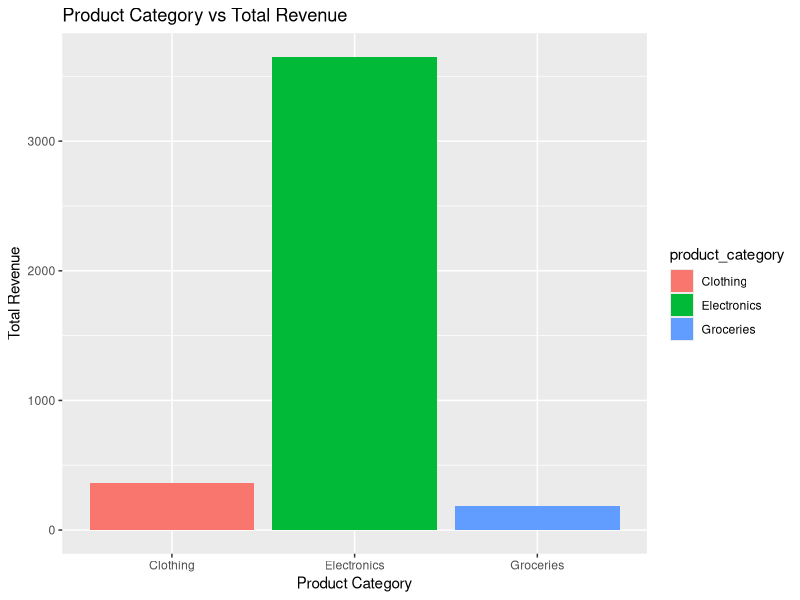
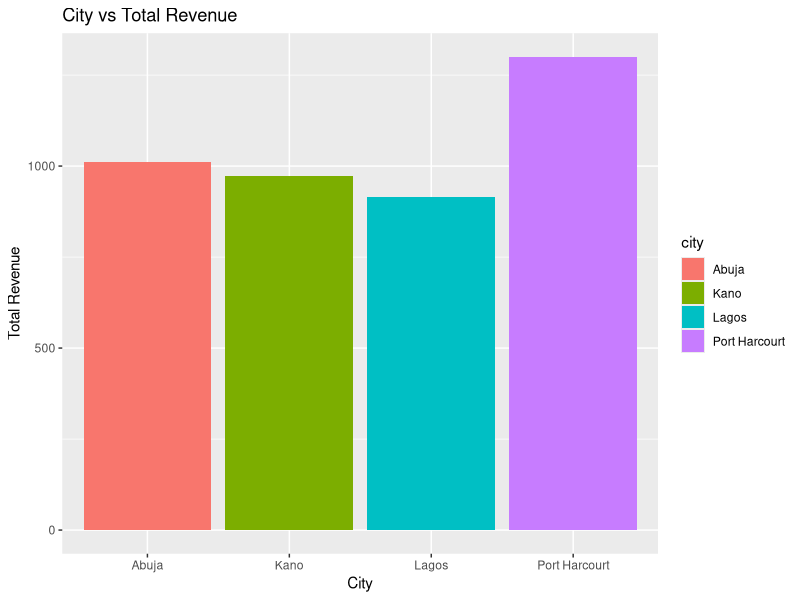
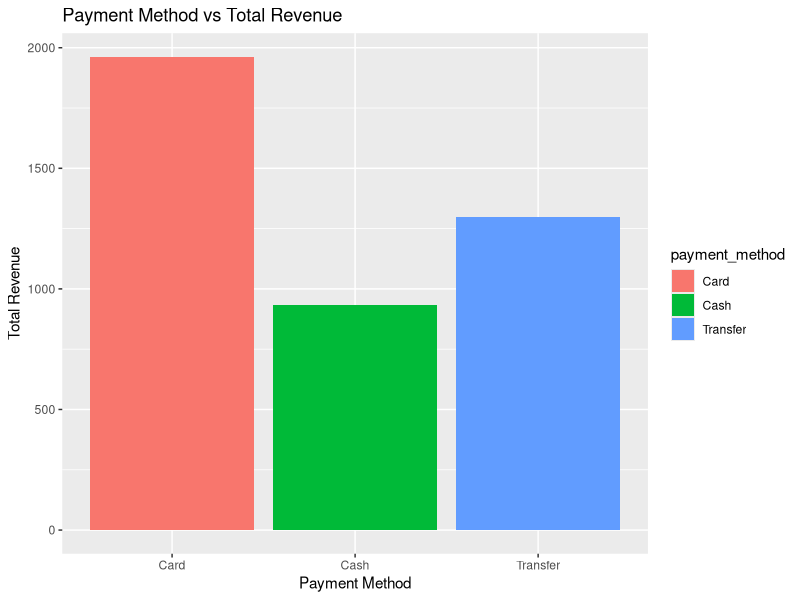

These charts were generated, in order, by the following R code:
# Load Libraries 
library(tidyverse)
library(ggplot2)

# Create a dataset called: customer_orders.
customer_orders <- tibble(
  customer_id = c("C101", "C102", "C103", "C104", "C105", "C106", "C107", "C108", "C109", "C110"),
  product_category = c("Electronics", "Clothing", "Groceries", "Electronics", "Clothing", "Groceries", "Electronics", "Clothing", "Groceries", "Electronics"),
  payment_method = c("Card", "Cash", "Card", "Transfer", "Card", "Cash", "Card", "Transfer", "Card", "Cash"),
  city = c("Lagos", "Abuja", "Lagos", "Port Harcourt", "Abuja", "Lagos", "Kano", "Port Harcourt", "Kano", "Abuja"),
  quantity = c(1, 3, 5, 2, 4, 8, 1, 2, 6, 1),
  unit_price = c(800, 40, 10, 600, 35, 8, 900, 50, 12, 750)
)
customer_orders

# Create a new column: total_revenue = quantity × unit_price
customer_orders <- customer_orders %>%
  mutate(
    total_revenue = quantity * unit_price
  )
customer_orders

# Convert these columns into factors: product_category, payment_method and city
customer_orders <- customer_orders %>%
  mutate(
    product_category = factor(product_category),
    payment_method = factor(payment_method),
    city = factor(city)
  )
customer_orders

# Create a dataset called: category_revenue. Show: product_category and total revenue
category_revenue <- customer_orders %>%
  group_by(product_category) %>%
  summarise(total_revenue = sum(total_revenue)) %>%
  arrange(desc(total_revenue))
category_revenue

# Create: city_revenue. Show which city generates the most revenue.
city_revenue <- customer_orders %>%
  group_by(city) %>%
  summarise(total_revenue = sum(total_revenue)) %>%
  arrange(desc(total_revenue))
city_revenue

# Create a dataset showing: payment_method vs total revenue. This tells companies how customers prefer paying.
payment_method_choice <- customer_orders %>%
  group_by(payment_method) %>%
  summarise(total_revenue = sum(total_revenue)) %>%
  arrange(desc(total_revenue))
payment_method_choice

# Find orders where: total_revenue > 500
higher_orders <- customer_orders %>%
  filter(total_revenue > 500)
higher_orders

# Create three charts using ggplot2. Chart 1: Product Category vs Total Revenue. 
customer_orders %>%
  group_by(product_category) %>%
  summarise(total_revenue = sum(total_revenue)) %>%
  arrange(product_category) %>%
  ggplot(aes(x = product_category, y = total_revenue, fill = product_category)) +
  geom_col() +
  labs(
    title = "Product Category vs Total Revenue",
    x = "Product Category",
    y = "Total Revenue"
  )

# Chart 2: City vs Total Revenue
customer_orders %>%
  group_by(city) %>%
  summarise(total_revenue = sum(total_revenue)) %>%
  arrange(city) %>%
  ggplot(aes(x = city, y = total_revenue, fill = city)) +
  geom_col() +
  labs(
    title = "City vs Total Revenue",
    x = "City",
    y = "Total Revenue"
  )

# Chart 3: payment Method vs Total Revenue
customer_orders %>%
  group_by(payment_method) %>%
  summarise(total_revenue = sum(total_revenue)) %>%
  arrange(payment_method) %>%
  ggplot(aes(x = payment_method, y = total_revenue, fill = payment_method)) +
  geom_col() +
  labs(
    title = "Payment Method vs Total Revenue",
    x = "Payment Method",
    y = "Total Revenue"
  )
